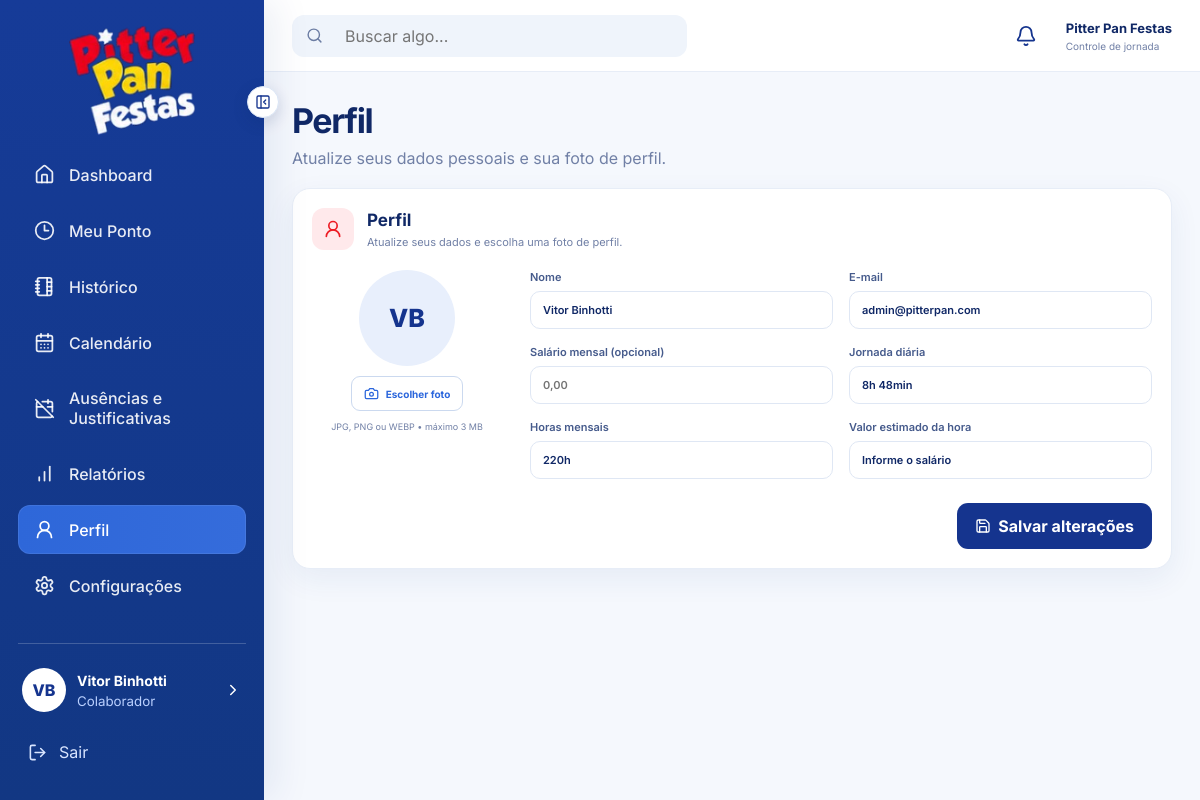
Page /public/?route=profile (signed in) on the committed database.
### tables this page shows
CREATE TABLE users (
    id BIGINT UNSIGNED AUTO_INCREMENT PRIMARY KEY,
    name VARCHAR(120) NOT NULL,
    email VARCHAR(160) NOT NULL UNIQUE,
    password VARCHAR(255) NOT NULL,
    role ENUM('admin', 'employee') NOT NULL DEFAULT 'employee',
    salary DECIMAL(10,2) NULL,
    daily_minutes SMALLINT UNSIGNED NOT NULL DEFAULT 528 COMMENT '8h48 = 528 minutos',
    monthly_hours SMALLINT UNSIGNED NOT NULL DEFAULT 220,
    workday_start TIME NOT NULL DEFAULT '08:00:00',
    workday_end TIME NOT NULL DEFAULT '17:48:00',
    lunch_start_time TIME NOT NULL DEFAULT '12:00:00',
    lunch_minutes SMALLINT UNSIGNED NOT NULL DEFAULT 60,
    theme ENUM('light', 'dark') NOT NULL DEFAULT 'light',
    notifications_enabled TINYINT(1) NOT NULL DEFAULT 1,
    browser_notifications TINYINT(1) NOT NULL DEFAULT 0,
    notification_before_minutes SMALLINT UNSIGNED NOT NULL DEFAULT 10,
    notification_after_minutes SMALLINT UNSIGNED NOT NULL DEFAULT 5,
    notify_entry_enabled TINYINT(1) NOT NULL DEFAULT 1,
    notify_lunch_start_enabled TINYINT(1) NOT NULL DEFAULT 1,
    notify_lunch_return_enabled TINYINT(1) NOT NULL DEFAULT 1,
    notify_clock_out_enabled TINYINT(1) NOT NULL DEFAULT 1,
    avatar_path VARCHAR(255) NULL,
    is_active TINYINT(1) NOT NULL DEFAULT 1,
    created_at TIMESTAMP NOT NULL DEFAULT CURRENT_TIMESTAMP,
    updated_at TIMESTAMP NOT NULL DEFAULT CURRENT_TIMESTAMP ON UPDATE CURRENT_TIMESTAMP
);

### app/Controllers/Controller.php (called while the page is built, shortened)
<?php
class Controller
{
    protected function view(string $view, array $data = []): void
    {
        if (authUser()) {
            $freshUser = (new User())->find((int)authUser()['id']);
            if ($freshUser) {
                $data['user'] ??= $freshUser;
                $data['smartNotifications'] ??= (new NotificationService())
                    ->forUser($freshUser);
            }
        }
        extract($data, EXTR_SKIP);
        require BASE_PATH . '/app/Views/layouts/app.php';
    }
}

### app/Controllers/PageController.php (called while the page is built, shortened)
<?php
class PageController extends Controller
{
    public function profile(): void
    {
        $this->view('profile/index', [
            'title' => 'Perfil',
            'active' => 'profile',
            'user' => (new User())->find((int)authUser()['id']),
            'success' => flash('success'),
        ]);
    }
}

### public/index.php (called while the page is built, shortened)
<?php
$routes = require BASE_PATH . '/routes/web.php';
$method = strtoupper($_SERVER['REQUEST_METHOD'] ?? 'GET');
$route = trim((string)($_GET['route'] ?? ''), '/');
$handler = $routes[$method][$route] ?? null;
[$controllerClass, $action] = $handler;
$controller = new $controllerClass();
$controller->{$action}();

### config/app.php (called while the page is built, shortened)
<?php
function config(string $key, mixed $default = null): mixed
{
    $segments = explode('.', $key);
    $value = $GLOBALS['config'];
    foreach ($segments as $segment) {
        $value = $value[$segment];
    }
    return $value;
}
function url(string $route = ''): string
{
    $base = config('app.url', '');
    return $route === '' ? $base : $base . '/?route=' . ltrim($route, '/');
}
function asset(string $path): string
{
    return config('app.url', '') . '/assets/' . ltrim($path, '/');
}
function e(?string $value): string
{
    return htmlspecialchars((string)$value, ENT_QUOTES, 'UTF-8');
}
function authUser(): ?array
{
    return $_SESSION['user'] ?? null;
}

### app/Models/User.php (called while the page is built, shortened)
<?php
class User
{
    private PDO $db;
    public function __construct()
    {
        $this->db = require BASE_PATH . '/config/database.php';
    }
    public function find(int $id): ?array
    {
        $stmt = $this->db->prepare(
            'SELECT * FROM users WHERE id = :id LIMIT 1'
        );
        $stmt->execute(['id' => $id]);
        return $stmt->fetch() ?: null;
    }
}

### config/database.php (called while the page is built, shortened)
<?php
return (function (): \PDO {
    static $pdo = null;
    if ($pdo instanceof \PDO) {
        return $pdo;
    }
    $dsn = sprintf(
        'mysql:host=%s;port=%s;dbname=%s;charset=utf8mb4',
        config('database.host'),
        config('database.port'),
        config('database.database')
    );
    try {
        $pdo = new \PDO(
            $dsn,
            (string) config('database.username'),
            (string) config('database.password'),
            [
                \PDO::ATTR_ERRMODE => \PDO::ERRMODE_EXCEPTION,
                \PDO::ATTR_DEFAULT_FETCH_MODE => \PDO::FETCH_ASSOC,
                \PDO::ATTR_EMULATE_PREPARES => false,
            ]
        );
    } catch (\PDOException $exception) {
        http_response_code(500);
        exit(
            'Erro ao conectar com o banco de dados. ' .
            'Confira o arquivo .env e se o MySQL do XAMPP está ligado.' .
            '<br><small>' .
            e($exception->getMessage()) .
            '</small>'
        );
    }
    return $pdo;
})();

### app/Views/profile/index.php (the view, shortened to what this page needs)
<?php
$avatarPath = $user['avatar_path'] ?? null;
$initials = '';
foreach (explode(' ', trim((string)$user['name'])) as $part) {
    if ($part !== '') {
        $initials .= mb_strtoupper(mb_substr($part, 0, 1));
    }
    if (mb_strlen($initials) >= 2) {
        break;
    }
}
?>
<div class="page-heading">
    <div>
        <h1>Perfil</h1>
        <p>Atualize seus dados pessoais e sua foto de perfil.</p>
    </div>
</div>
<form
    method="POST"
    action="<?= url('profile') ?>"
    enctype="multipart/form-data"
    class="profile-page-form"
>
    <section class="panel profile-main-card">
        <div class="profile-card-head">
            <span class="settings-section-icon red-soft-icon">
                <i data-lucide="user-round"></i>
            </span>
            <div>
                <h2>Perfil</h2>
                <p>Atualize seus dados e escolha uma foto de perfil.</p>
            </div>
        </div>
        <div class="profile-edit-layout">
            <div class="profile-avatar-column">
                <?php if ($avatarPath): ?>
                    <img
                        src="<?= config('app.url') . '/' . e($avatarPath) ?>"
                        alt="Foto de perfil"
                        class="profile-large-avatar"
                    >
                <?php else: ?>
                    <span class="profile-large-avatar profile-avatar-fallback">
                        <?= e($initials ?: 'U') ?>
                    </span>
                <?php endif; ?>
                <label class="avatar-upload-button">
                    <i data-lucide="camera"></i>
                    Escolher foto
                </label>
                <small>JPG, PNG ou WEBP • máximo 3 MB</small>
            </div>
            <div class="profile-fields-grid">
                <label>
                    Nome
                    <input
                        type="text"
                        name="name"
                        value="<?= e($user['name']) ?>"
                        required
                    >
                </label>
                <label>
                    E-mail
                    <input
                        type="email"
                        name="email"
                        value="<?= e($user['email']) ?>"
                        required
                    >
                </label>
                <label>
                    Salário mensal (opcional)
                    <input
                        type="number"
                        step="0.01"
                        name="salary"
                        value="<?= e((string)$user['salary']) ?>"
                        placeholder="0,00"
                    >
                </label>
                <label>
                    Jornada diária
                    <input
                        type="text"
                        value="<?= intdiv((int)$user['daily_minutes'], 60) ?>h <?= str_pad((string)((int)$user['daily_minutes'] % 60), 2, '0', STR_PAD_LEFT) ?>min"
                        disabled
                    >
                </label>
                <label>
                    Horas mensais
                    <input
                        type="text"
                        value="<?= (int)$user['monthly_hours'] ?>h"
                        disabled
                    >
                </label>
                <label>
                    Valor estimado da hora
                    <input
                        type="text"
                        value="<?php
                            $profileSalary = (float)($user['salary'] ?? 0);
                            $profileMonthlyHours = (int)($user['monthly_hours'] ?? 0);
                            echo ($profileSalary > 0 && $profileMonthlyHours > 0)
                                ? e('R$ ' . number_format($profileSalary / $profileMonthlyHours, 2, ',', '.'))
                                : 'Informe o salário';
                        ?>"
                        disabled
                    >
                </label>
            </div>
        </div>
        <div class="profile-actions-row">
            <button class="primary-button profile-save-button" type="submit">
                <i data-lucide="save"></i>
                Salvar alterações
            </button>
        </div>
    </section>
</form>

### app/Views/layouts/app.php (shortened to what this page needs)
<?php
$currentUser = authUser();
$viewUser = $user ?? null;
$avatarPath = $viewUser['avatar_path'] ?? null;
$theme = $viewUser['theme'] ?? 'light';
$initials = '';
foreach (explode(' ', trim((string)($currentUser['name'] ?? 'U'))) as $part) {
    if ($part !== '') {
        $initials .= mb_strtoupper(mb_substr($part, 0, 1));
    }
    if (mb_strlen($initials) >= 2) {
        break;
    }
}
?>
<!DOCTYPE html>
<html lang="pt-BR">
<head>
    <link rel="stylesheet" href="<?= asset('css/app.css') ?>">
</head>
<body class="<?= $theme === 'dark' ? 'theme-dark' : 'theme-light' ?>">
<div class="app-shell">
    <aside class="sidebar" id="sidebar">
        <button class="sidebar-collapse-button" id="desktop-sidebar-toggle" type="button" aria-label="Recolher menu" title="Recolher menu">
            <i data-lucide="panel-left-close"></i>
        </button>
        <a href="<?= url('dashboard') ?>" class="brand">
            <img src="<?= asset('images/pitterpan-logo.png') ?>" alt="Pitter Pan Festas">
        </a>
        <nav class="nav-menu">
            <a class="nav-item <?= ($active ?? '') === 'dashboard' ? 'active' : '' ?>" data-tooltip="Dashboard" href="<?= url('dashboard') ?>">
                <i data-lucide="house" class="nav-icon"></i><span>Dashboard</span>
            </a>
            <a class="nav-item <?= ($active ?? '') === 'point' ? 'active' : '' ?>" data-tooltip="Meu Ponto" href="<?= url('dashboard') ?>#meu-ponto">
                <i data-lucide="clock-3" class="nav-icon"></i><span>Meu Ponto</span>
            </a>
            <a class="nav-item <?= ($active ?? '') === 'history' ? 'active' : '' ?>" data-tooltip="Histórico" href="<?= url('history') ?>">
                <i data-lucide="notebook-tabs" class="nav-icon"></i><span>Histórico</span>
            </a>
            <a class="nav-item <?= ($active ?? '') === 'calendar' ? 'active' : '' ?>" data-tooltip="Calendário" href="<?= url('calendar') ?>">
                <i data-lucide="calendar-days" class="nav-icon"></i><span>Calendário</span>
            </a>
            <a class="nav-item <?= ($active ?? '') === 'absences' ? 'active' : '' ?>" data-tooltip="Ausências e Justificativas" href="<?= url('absences') ?>">
                <i data-lucide="calendar-off" class="nav-icon"></i><span>Ausências e Justificativas</span>
            </a>
            <a class="nav-item <?= ($active ?? '') === 'reports' ? 'active' : '' ?>" data-tooltip="Relatórios" href="<?= url('reports') ?>">
                <i data-lucide="chart-no-axes-column-increasing" class="nav-icon"></i><span>Relatórios</span>
            </a>
            <a class="nav-item <?= ($active ?? '') === 'profile' ? 'active' : '' ?>" data-tooltip="Perfil" href="<?= url('profile') ?>">
                <i data-lucide="user-round" class="nav-icon"></i><span>Perfil</span>
            </a>
            <a class="nav-item <?= ($active ?? '') === 'settings' ? 'active' : '' ?>" data-tooltip="Configurações" href="<?= url('settings') ?>">
                <i data-lucide="settings" class="nav-icon"></i><span>Configurações</span>
            </a>
        </nav>
        <div class="sidebar-footer">
            <a href="<?= url('profile') ?>" class="mini-profile" data-tooltip="Perfil">
                <?php if ($avatarPath): ?>
                    <img
                        src="<?= config('app.url') . '/' . e($avatarPath) ?>"
                        alt="Foto de perfil"
                        class="avatar avatar-image"
                    >
                <?php else: ?>
                    <span class="avatar"><?= e($initials ?: 'U') ?></span>
                <?php endif; ?>
                <span class="mini-profile-text">
                    <strong><?= e($currentUser['name'] ?? 'Usuário') ?></strong>
                    <small>Colaborador</small>
                </span>
                <i data-lucide="chevron-right" class="profile-chevron"></i>
            </a>
            <a class="logout-link" data-tooltip="Sair" href="<?= url('logout') ?>">
                <i data-lucide="log-out"></i><span>Sair</span>
            </a>
        </div>
    </aside>
    <main class="main-content">
        <header class="topbar">
            <form class="search-box global-search-form" method="GET" action="<?= config('app.url') ?>">
                <i data-lucide="search"></i>
                <input
                    type="search"
                    name="q"
                    value="<?= ($active ?? '') === 'search' ? e((string)($_GET['q'] ?? '')) : '' ?>"
                    placeholder="Buscar algo..."
                    aria-label="Buscar"
                    autocomplete="off"
                >
            </form>
            <div class="topbar-right">
                <div class="notification-center">
                    <button
                        class="icon-button notification-toggle"
                        type="button"
                        title="Notificações"
                        aria-label="Notificações"
                        aria-expanded="false"
                        data-notifications-enabled="<?= (int)($viewUser['notifications_enabled'] ?? 1) ?>"
                        data-browser-notifications-enabled="<?= (int)($viewUser['browser_notifications'] ?? 0) ?>"
                    >
                        <i data-lucide="bell"></i>
                    </button>
                </div>
                <div class="company-name">
                    <strong>Pitter Pan Festas</strong>
                    <small>Controle de jornada</small>
                </div>
            </div>
        </header>
        <section class="page-content">
            <?php require $viewFile; ?>
        </section>
    </main>
</div>
</body>
</html>

### rows in the picture
users: name "Vitor Binhotti", email "admin@pitterpan.com", daily_minutes "8h 48min", monthly_hours "220h", salary "Informe o salário"

### other values in the picture
$initials ?: 'U' "VB"
